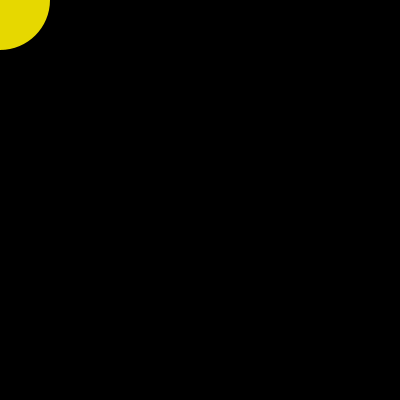
Frame 1 (no input)
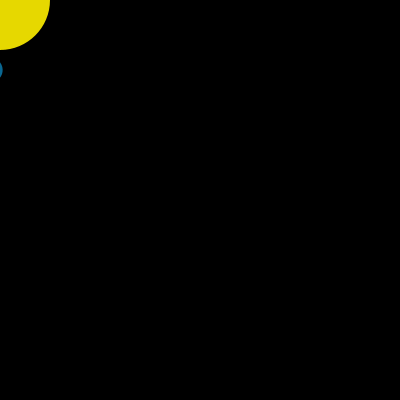
Frame 60 (the mouse pressed at the canvas centre just before this capture)
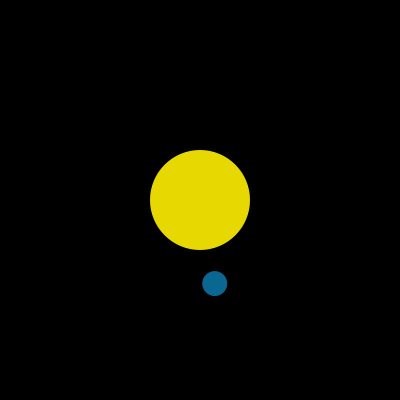
Frame 120 (the mouse held since frame 60 and released just before this capture)

The Processing sketch that drew these frames (run headless with seeded random() and noise(); from frame 60 on, the mouse is pressed at the canvas centre):

// Processing sketch: processing_186130
// ── processing_186130.pde

int moveX=0;
int moveY=0;
  
void setup(){
  size(400,400);
  noStroke();
  }
  
  
void draw(){

  sun();
earth();
}
  
  void sun(){
   background(0);
  fill(255,240,0,230);
    ellipse(mouseX,mouseY, 100,100);
  
  }
  
 
  void earth(){
     pushMatrix();
  translate(mouseX,mouseY);
  rotate(radians(millis()/3));
  noStroke();
 fill(10,105,148,250);
 ellipse(moveX+50,moveY+50,25,25);
popMatrix();
 
}
    void mousePressed(){ moveX+=10;moveY+=10; }
  
    
